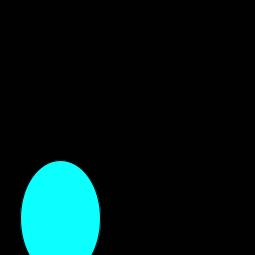
Frame 1 (no input)
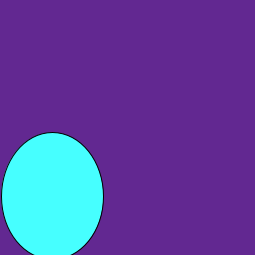
Frame 60 (the mouse pressed at the canvas centre just before this capture)
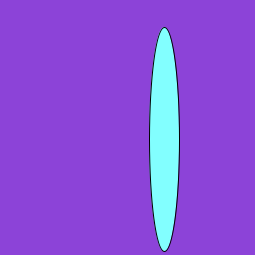
Frame 120 (the mouse held since frame 60 and released just before this capture)

The Processing sketch that drew these frames (run headless with seeded random() and noise(); from frame 60 on, the mouse is pressed at the canvas centre):

// Processing sketch: processing_176075
// ── processing_176075.pde

color start=color(0,0,0);
color finish;
float amt = 0.0;
float circleX = 10;
//These codes above tell the program what things are//

void setup() {
  size(255,255);
 background(start); 
 finish = color(random(255),random(255),random(255));
}
/*This code sets the program to be able to change the background 
color*/

void draw() {
  if(circleX>400){
circleX=10;}
ellipse(circleX,circleX,20,20);
circleX = circleX + 1;
fill(circleX, 255, 255); 
 amt+=.01;
 if (amt >= 1) {
   amt = 0.0;
   start = finish;
   finish = color(random(255),random(255),random(255));
 }
 background(lerpColor(start,finish,amt));
  ellipse(random(255),random(255),random(255),random(255));
}
 /*This code above makes the random circles that will appear and the
 code for the color change of the background and circles*/
 
 //This Project loops the above codes many times per second!//
